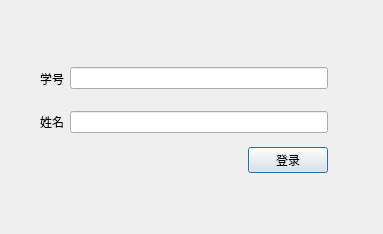
<?xml version="1.0" encoding="UTF-8"?>
<ui version="4.0">
 <class>Dialog</class>
 <widget class="QDialog" name="Dialog">
  <property name="geometry">
   <rect>
    <x>0</x>
    <y>0</y>
    <width>383</width>
    <height>234</height>
   </rect>
  </property>
  <property name="windowTitle">
   <string>Dialog</string>
  </property>
  <widget class="QWidget" name="layoutWidget">
   <property name="geometry">
    <rect>
     <x>40</x>
     <y>60</y>
     <width>288</width>
     <height>37</height>
    </rect>
   </property>
   <layout class="QHBoxLayout" name="horizontalLayout_2">
    <item>
     <widget class="QLabel" name="label_2">
      <property name="styleSheet">
       <string notr="true">font: 20pt &quot;微软雅黑&quot;;</string>
      </property>
      <property name="text">
       <string>学号</string>
      </property>
     </widget>
    </item>
    <item>
     <widget class="QLineEdit" name="lineEdit_id">
      <property name="styleSheet">
       <string notr="true">font: 14pt &quot;微软雅黑&quot;;</string>
      </property>
     </widget>
    </item>
   </layout>
  </widget>
  <widget class="QWidget" name="layoutWidget_2">
   <property name="geometry">
    <rect>
     <x>40</x>
     <y>103</y>
     <width>288</width>
     <height>80</height>
    </rect>
   </property>
   <layout class="QVBoxLayout" name="verticalLayout">
    <item>
     <layout class="QHBoxLayout" name="horizontalLayout">
      <item>
       <widget class="QLabel" name="label">
        <property name="styleSheet">
         <string notr="true">font: 20pt &quot;微软雅黑&quot;;</string>
        </property>
        <property name="text">
         <string>姓名</string>
        </property>
       </widget>
      </item>
      <item>
       <widget class="QLineEdit" name="lineEdit_name">
        <property name="styleSheet">
         <string notr="true">font: 14pt &quot;微软雅黑&quot;;</string>
        </property>
       </widget>
      </item>
     </layout>
    </item>
    <item>
     <layout class="QHBoxLayout" name="horizontalLayout_3">
      <item>
       <spacer name="horizontalSpacer">
        <property name="orientation">
         <enum>Qt::Horizontal</enum>
        </property>
        <property name="sizeHint" stdset="0">
         <size>
          <width>40</width>
          <height>20</height>
         </size>
        </property>
       </spacer>
      </item>
      <item>
       <widget class="QPushButton" name="LoadButton">
        <property name="styleSheet">
         <string notr="true">font: 14pt &quot;微软雅黑&quot;;</string>
        </property>
        <property name="text">
         <string>登录</string>
        </property>
       </widget>
      </item>
     </layout>
    </item>
   </layout>
  </widget>
 </widget>
 <resources/>
 <connections/>
</ui>
